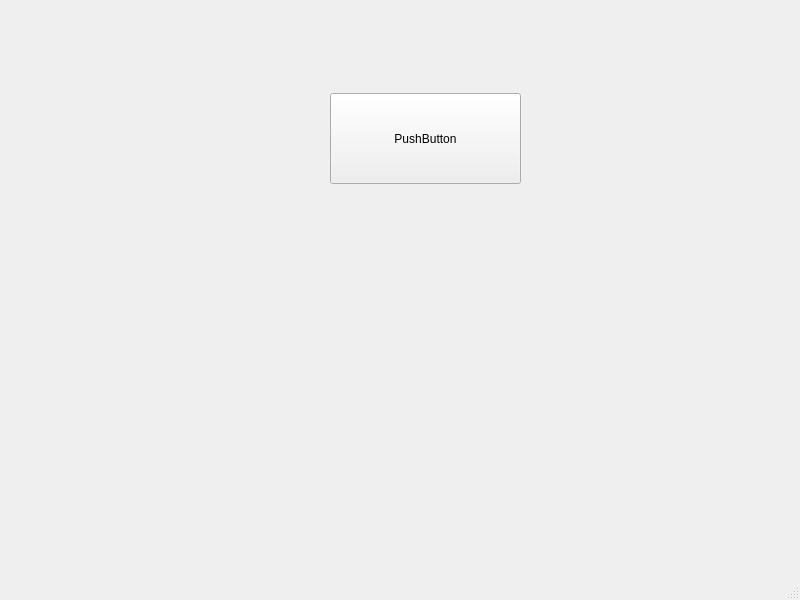
<?xml version="1.0" encoding="UTF-8"?>
<ui version="4.0">
 <class>MainWindow</class>
 <widget class="QMainWindow" name="MainWindow">
  <property name="geometry">
   <rect>
    <x>0</x>
    <y>0</y>
    <width>800</width>
    <height>600</height>
   </rect>
  </property>
  <property name="windowTitle">
   <string>MainWindow</string>
  </property>
  <widget class="QWidget" name="centralwidget">
   <widget class="QPushButton" name="pushButton">
    <property name="geometry">
     <rect>
      <x>330</x>
      <y>93</y>
      <width>191</width>
      <height>91</height>
     </rect>
    </property>
    <property name="styleSheet">
     <string notr="true"/>
    </property>
    <property name="text">
     <string>PushButton</string>
    </property>
   </widget>
  </widget>
  <widget class="QMenuBar" name="menubar">
   <property name="geometry">
    <rect>
     <x>0</x>
     <y>0</y>
     <width>800</width>
     <height>22</height>
    </rect>
   </property>
  </widget>
  <widget class="QStatusBar" name="statusbar"/>
 </widget>
 <resources/>
 <connections/>
</ui>
